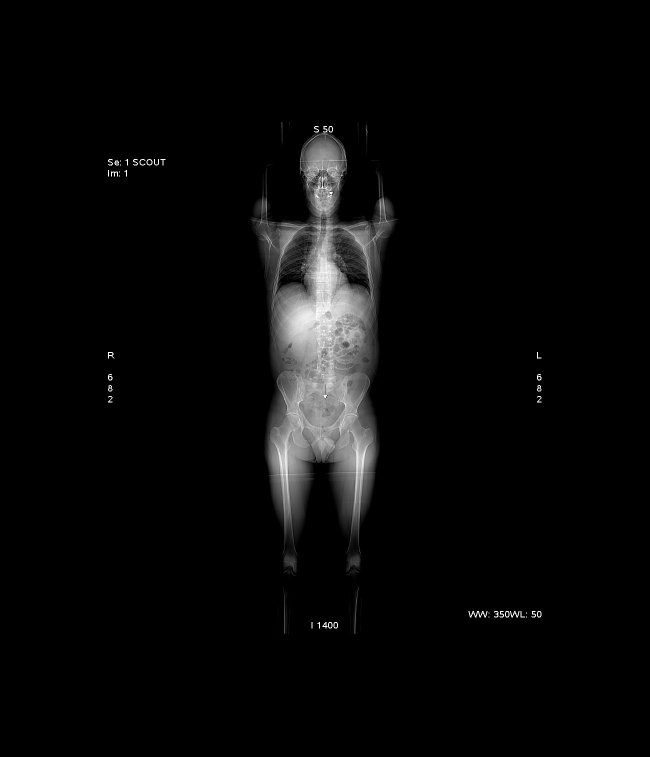
#> input picture img/CT_ScoutView-large.jpg, 1300 x 1513 px (shown at 1/2 size)
$ python parse_img.py   (older library calls are emulated)
#> lines starting #> are read from the running program, lines starting #| are printed output that depends on the picture
from PIL import Image, ImageOps
import numpy as np
import matplotlib.pyplot as plt


def parse_img(filename, shape):
#> called with filename = './img/CT_ScoutView-large.jpg', shape = (320, 320)
    img_original = Image.open(filename).convert("L")
    img_original = img_original.resize(shape, Image.ANTIALIAS)
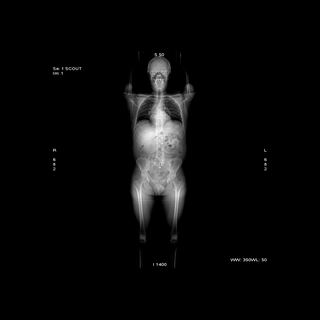
#> img_original: PIL image 320x320 L; min 0, max 247, mean 8.6
    img = ImageOps.expand(img_original, border=int(
        shape[0] * 0.25), fill='black')
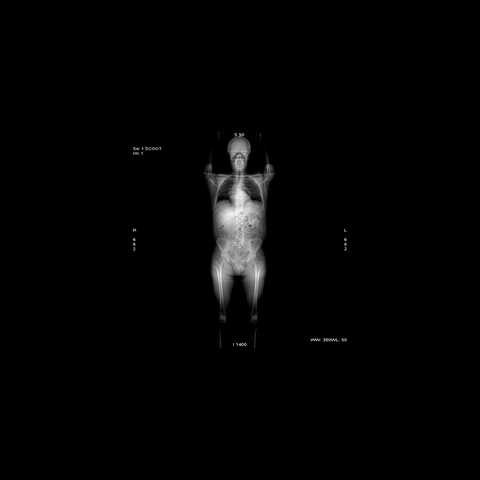
#> img: PIL image 480x480 L; min 0, max 247, mean 3.8
    img = np.asarray(img, dtype='float64')
#> img: shape (480, 480) float64
    img_original = np.asarray(img_original)
    return img_original, img


if __name__ == "__main__":
    img = parse_img("./img/CT_ScoutView-large.jpg", (320, 320))

    circle = plt.Circle(
#> (the run stopped early here; a loop or call above may not have finished)

$ run again, with img/CT_ScoutView.jpg copied over img/CT_ScoutView-large.jpg
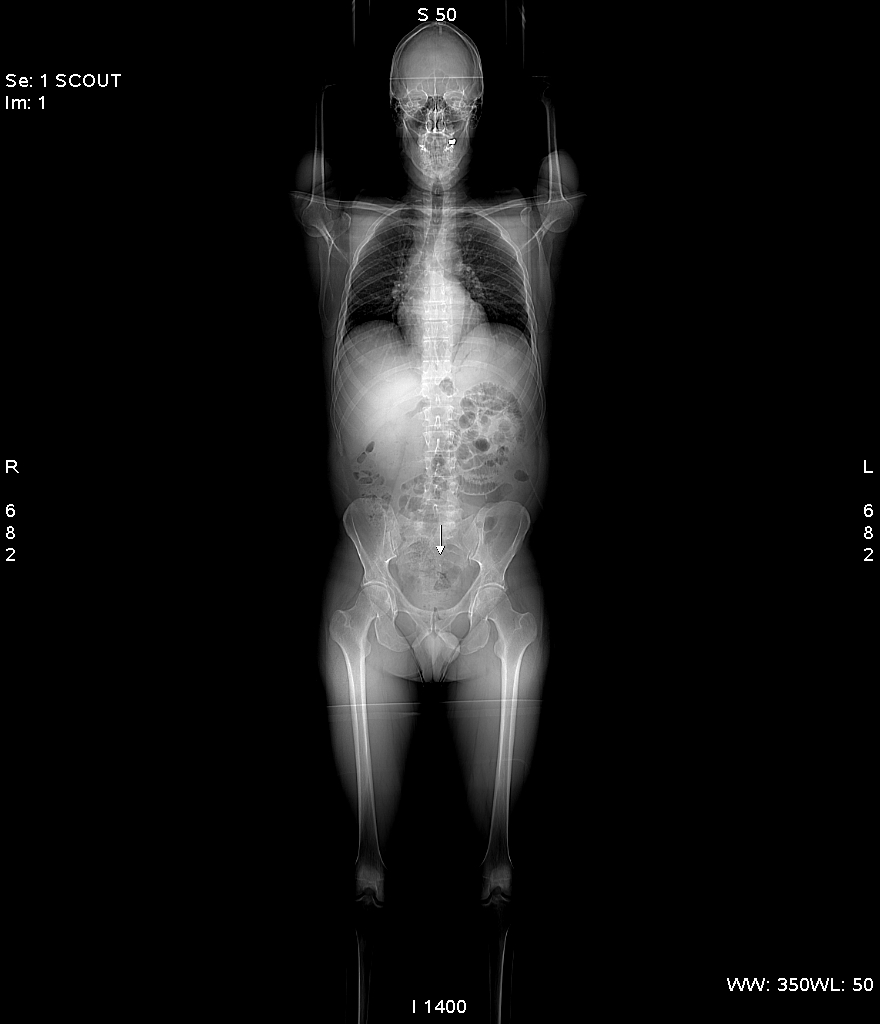
#> input picture img/CT_ScoutView.jpg, 880 x 1024 px
#> in parse_img, img_original is the input picture: PIL image 880x1024 L; min 0, max 255, mean 18.8
#> in parse_img, `img_original = img_original.resize(shape, Image.ANTIALIAS)`:
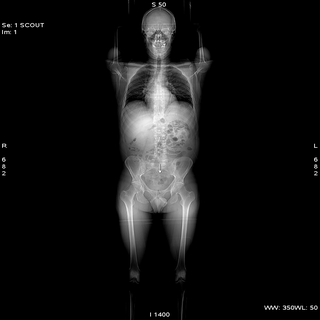
#> img_original: PIL image 320x320 L; min 0, max 255, mean 18.8
#> in parse_img, `img = ImageOps.expand(img_original, border=int( shape[0] * 0.25), fill..`:
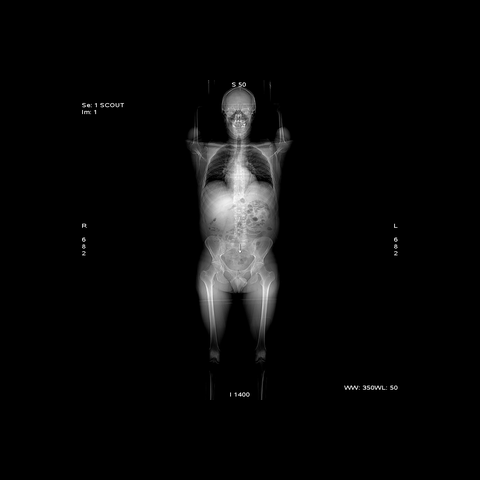
#> img: PIL image 480x480 L; min 0, max 255, mean 8.4

$ run again, with img/Kolo.jpg copied over img/CT_ScoutView-large.jpg
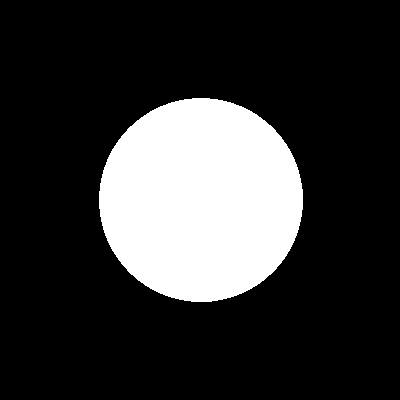
#> input picture img/Kolo.jpg, 400 x 400 px
#> in parse_img, `img = ImageOps.expand(img_original, border=int( shape[0] * 0.25), fill..`:
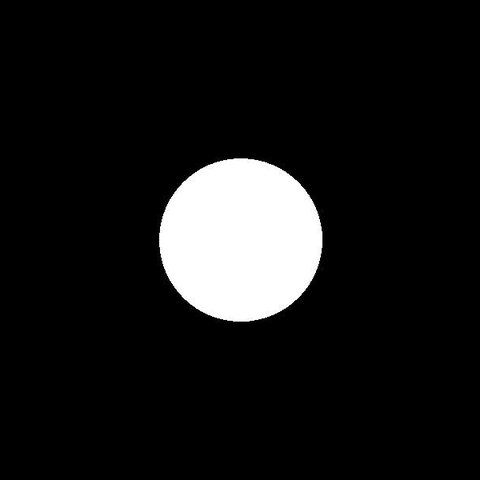
#> img: PIL image 480x480 L; min 0, max 255, mean 23.1
